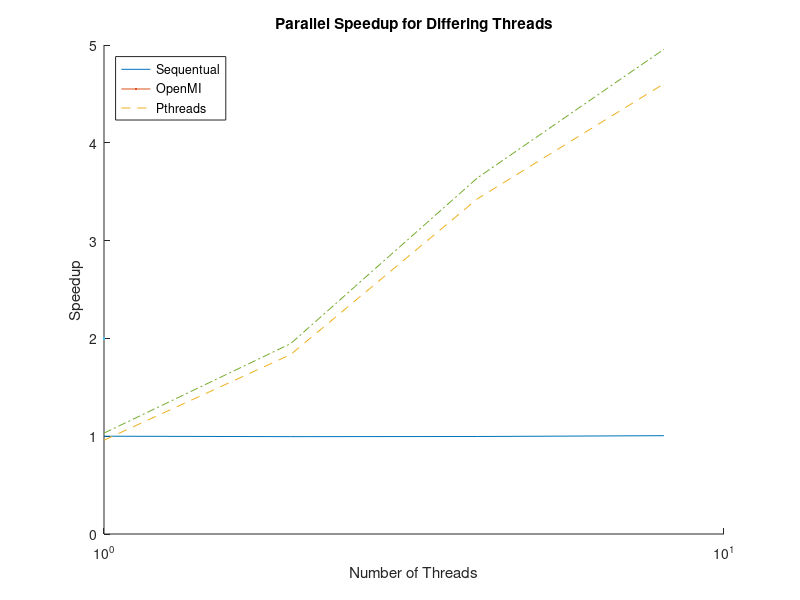

Source code (MATLAB):
threads = [1,2,4,8];
seq = [1.000000000,0.99550949,0.99694442,1.0053616];
openMP =  [0.9593355, 1.8347298, 3.42612622, 4.60378157];
pThreads = [1.03152071,1.94636998,3.64018744,4.95625095];

figure();
hold on;
semilogx(threads,seq, LineWidth=2);
semilogx(threads, openMP, '--', LineWidth=2);
semilogx(threads, pThreads, '-.', LineWidth=2);
legend('Sequentual', 'OpenMI', 'Pthreads','Location','northwest');
title('Parallel Speedup for Differing Threads');
xlabel('Number of Threads');
ylabel('Speedup');
hold off;
